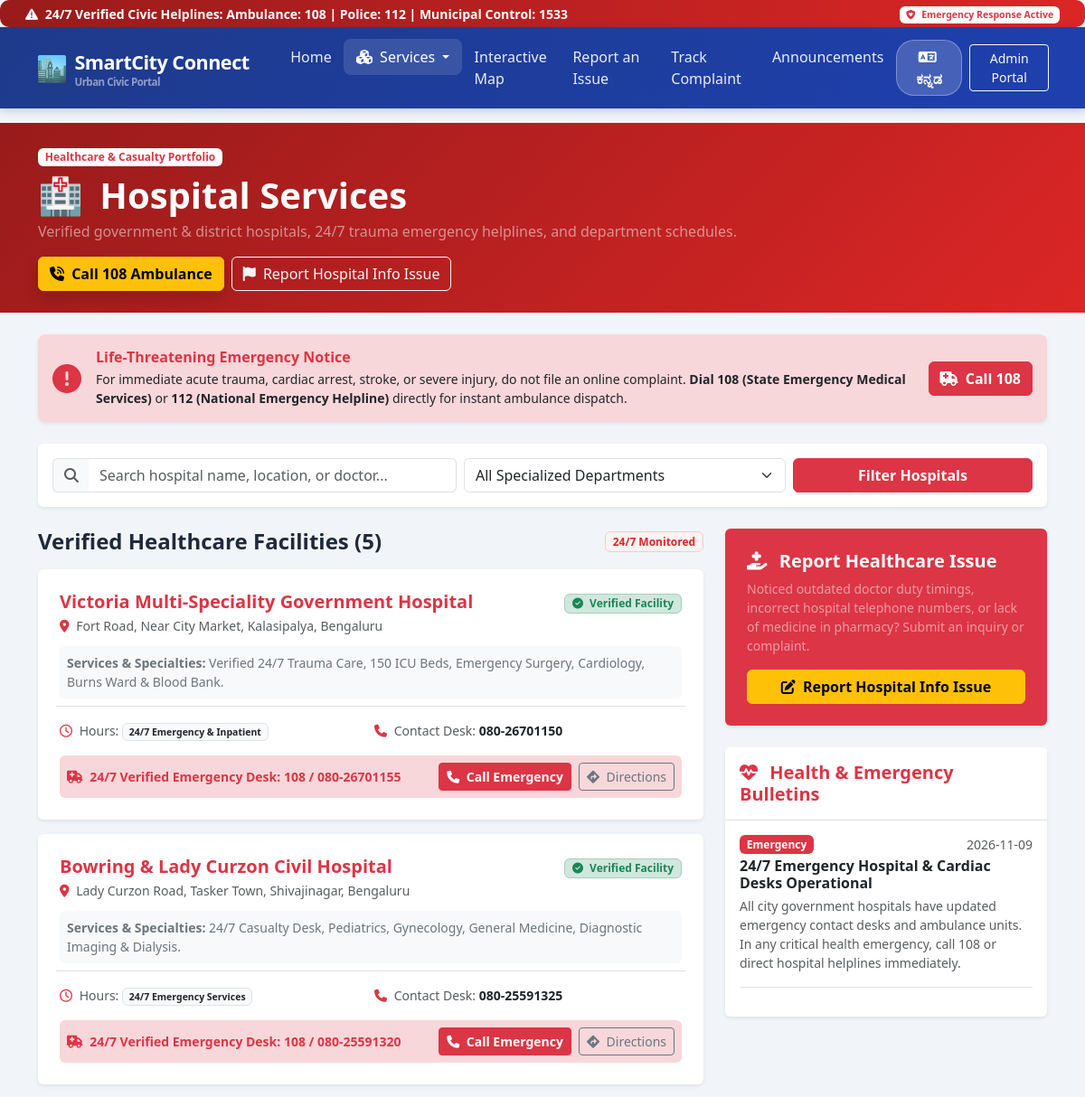
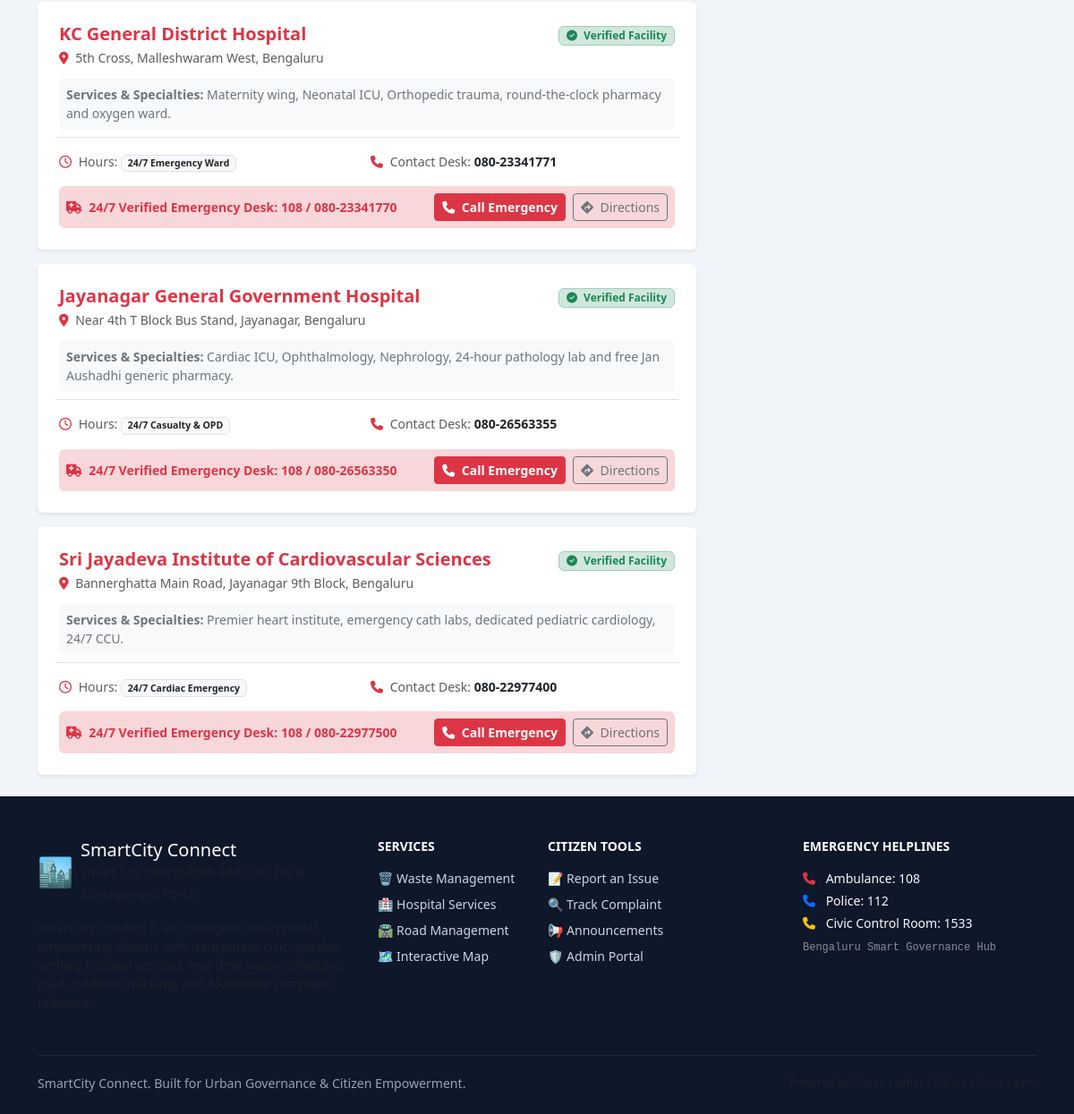
The page /hospitals on the database its author committed (2 pictures, top to bottom).
### tables this page shows
CREATE TABLE facilities (
        id INTEGER PRIMARY KEY AUTOINCREMENT,
        category TEXT NOT NULL, -- 'Waste Management', 'Hospital Services', 'Road Management'
        name TEXT NOT NULL,
        address TEXT NOT NULL,
        contact_number TEXT,
        emergency_contact TEXT,
        operating_hours TEXT,
        status TEXT NOT NULL,
        details TEXT,
        latitude REAL NOT NULL,
        longitude REAL NOT NULL,
        created_at TEXT NOT NULL
    );

CREATE TABLE announcements (
        id INTEGER PRIMARY KEY AUTOINCREMENT,
        title TEXT NOT NULL,
        category TEXT NOT NULL, -- 'Waste Management', 'Hospital Services', 'Road Management', 'General'
        content TEXT NOT NULL,
        priority TEXT NOT NULL, -- 'Normal', 'Important', 'Emergency'
        is_active INTEGER DEFAULT 1,
        created_at TEXT NOT NULL
    );

### app.py (the view)
@app.route('/hospitals')
def hospitals():
    search = request.args.get('search', '').strip()
    department = request.args.get('department', '').strip()
    facilities = models.get_facilities(category='Hospital Services', search=search)
    if department:
        facilities = [f for f in facilities if department.lower() in (f.get('details') or '').lower()]
    announcements = models.get_announcements(category='Hospital Services')
    return render_template('hospitals.html', facilities=facilities, announcements=announcements, search=search, department=department)

### templates/hospitals.html (shortened to what this page needs)
{% extends "base.html" %}
{% block content %}
<div class="py-4 text-white" style="background: linear-gradient(135deg, #991b1b 0%, #dc2626 100%);">
  <div class="container d-flex justify-content-between align-items-center flex-wrap gap-3">
    <div>
      <div class="badge bg-white text-danger fw-bold mb-2">Healthcare & Casualty Portfolio</div>
      <h1 class="fw-bold mb-1"><span class="me-2">🏥</span> <span data-i18n="hospital_services">Hospital Services</span></h1>
      <p class="mb-0 text-white-50">Verified government & district hospitals, 24/7 trauma emergency helplines, and department schedules.</p>
    </div>
    <div class="d-flex gap-2">
      <a href="tel:108" class="btn btn-warning fw-bold fs-6 shadow">
        <i class="fa-solid fa-phone-volume me-1"></i> Call 108 Ambulance
      </a>
      <a href="{{ url_for('report_issue', category='Hospital Services') }}" class="btn btn-outline-light">
        <i class="fa-solid fa-flag me-1"></i> Report Hospital Info Issue
      </a>
    </div>
  </div>
</div>
<div class="container py-4">
  <div class="alert alert-danger shadow-sm border-0 d-flex align-items-center p-3 mb-4 rounded-3" role="alert">
    <i class="fa-solid fa-circle-exclamation fs-2 text-danger me-3"></i>
    <div class="flex-grow-1">
      <h6 class="fw-bold mb-1 text-danger">Life-Threatening Emergency Notice</h6>
      <p class="small mb-0 text-dark">
        For immediate acute trauma, cardiac arrest, stroke, or severe injury, do not file an online complaint. <strong>Dial 108 (State Emergency Medical Services)</strong> or <strong>112 (National Emergency Helpline)</strong> directly for instant ambulance dispatch.
      </p>
    </div>
    <div class="ms-md-3 mt-2 mt-md-0">
      <a href="tel:108" class="btn btn-danger fw-bold text-nowrap"><i class="fa-solid fa-truck-medical me-1"></i> Call 108</a>
    </div>
  </div>
  <div class="card shadow-sm border-0 mb-4 p-3 bg-white">
    <form method="GET" action="{{ url_for('hospitals') }}" class="row g-2 align-items-center">
      <div class="col-md-5">
        <div class="input-group">
          <span class="input-group-text bg-light border-end-0"><i class="fa-solid fa-magnifying-glass text-muted"></i></span>
          <input type="text" name="search" value="{{ search }}" class="form-control border-start-0" placeholder="Search hospital name, location, or doctor...">
        </div>
      </div>
      <div class="col-md-4">
        <select name="department" class="form-select">
          <option value="">All Specialized Departments</option>
        </select>
      </div>
      <div class="col-md-3 d-flex gap-2">
        <button type="submit" class="btn btn-danger flex-grow-1 fw-semibold">Filter Hospitals</button>
      </div>
    </form>
  </div>
  <div class="row g-4">
    <div class="col-lg-8">
      <div class="d-flex justify-content-between align-items-center mb-3">
        <h4 class="fw-bold mb-0">Verified Healthcare Facilities ({{ facilities|length }})</h4>
        <span class="badge badge-hospital">24/7 Monitored</span>
      </div>
      <div class="row g-3">
        {% for fac in facilities %}
        <div class="col-md-12">
          <div class="card shadow-sm border-0 h-100 hover-shadow">
            <div class="card-body p-4">
              <div class="d-flex justify-content-between align-items-start mb-2 flex-wrap gap-2">
                <div>
                  <h5 class="fw-bold text-danger mb-1">{{ fac.name }}</h5>
                  <p class="text-muted small mb-1"><i class="fa-solid fa-location-dot me-1 text-danger"></i> {{ fac.address }}</p>
                </div>
                <div>
                  <span class="badge bg-success-subtle text-success border border-success-subtle px-2 py-1">
                    <i class="fa-solid fa-check-circle me-1"></i> Verified Facility
                  </span>
                </div>
              </div>
              <div class="p-2 mb-3 bg-light rounded small text-secondary">
                <strong>Services & Specialties:</strong> {{ fac.details }}
              </div>
              <div class="row g-2 small border-top pt-2">
                <div class="col-sm-6">
                  <span class="text-muted"><i class="fa-regular fa-clock text-danger me-1"></i> Hours:</span>
                  <span class="badge bg-light text-dark border">{{ fac.operating_hours }}</span>
                </div>
                <div class="col-sm-6">
                  <span class="text-muted"><i class="fa-solid fa-phone text-danger me-1"></i> Contact Desk:</span>
                  <a href="tel:{{ fac.contact_number }}" class="text-decoration-none fw-bold text-dark">{{ fac.contact_number }}</a>
                </div>
              </div>
              <div class="mt-3 p-2 bg-danger-subtle rounded d-flex justify-content-between align-items-center flex-wrap gap-2">
                <div class="small text-danger fw-bold">
                  <i class="fa-solid fa-truck-medical me-1"></i> 24/7 Verified Emergency Desk: {{ fac.emergency_contact }}
                </div>
                <div class="d-flex gap-2">
                  <a href="tel:{{ fac.emergency_contact }}" class="btn btn-sm btn-danger fw-bold">
                    <i class="fa-solid fa-phone me-1"></i> Call Emergency
                  </a>
                  <a href="{{ url_for('map_view') }}?lat={{ fac.latitude }}&lng={{ fac.longitude }}" class="btn btn-sm btn-outline-secondary">
                    <i class="fa-solid fa-directions me-1"></i> Directions
                  </a>
                </div>
              </div>
            </div>
          </div>
        </div>
        {% endfor %}
      </div>
    </div>
    <div class="col-lg-4">
      <div class="card border-0 shadow-sm mb-4 bg-danger text-white">
        <div class="card-body p-4">
          <h5 class="fw-bold mb-2"><i class="fa-solid fa-hand-holding-medical me-2"></i> Report Healthcare Issue</h5>
          <p class="small text-white-50 mb-3">
            Noticed outdated doctor duty timings, incorrect hospital telephone numbers, or lack of medicine in pharmacy? Submit an inquiry or complaint.
          </p>
          <a href="{{ url_for('report_issue', category='Hospital Services') }}" class="btn btn-warning fw-bold w-100">
            <i class="fa-solid fa-pen-to-square me-1"></i> Report Hospital Info Issue
          </a>
        </div>
      </div>
      <div class="card border-0 shadow-sm">
        <div class="card-header bg-white border-bottom py-3">
          <h5 class="fw-bold mb-0 text-danger"><i class="fa-solid fa-heart-pulse me-2"></i> Health & Emergency Bulletins</h5>
        </div>
        <div class="card-body p-3">
          {% for ann in announcements %}
          <div class="border-bottom pb-3 mb-3">
            <div class="d-flex justify-content-between align-items-center mb-1">
              <span class="badge bg-danger">{{ ann.priority }}</span>
              <small class="text-muted">{{ ann.created_at[:10] }}</small>
            </div>
            <h6 class="fw-semibold mb-1">{{ ann.title }}</h6>
            <p class="small text-muted mb-0">{{ ann.content }}</p>
          </div>
          {% else %}
          <p class="text-muted small mb-0">No active health bulletins at this time.</p>
          {% endfor %}
        </div>
      </div>
    </div>
  </div>
</div>
{% endblock %}

### templates/base.html (shortened to what this page needs)
<!DOCTYPE html>
<html lang="en">
<head>
  <link href="https://cdn.jsdelivr.net/npm/bootstrap@5.3.3/dist/css/bootstrap.min.css" rel="stylesheet">
  <link rel="stylesheet" href="https://cdnjs.cloudflare.com/ajax/libs/font-awesome/6.5.1/css/all.min.css">
  <link rel="stylesheet" href="https://unpkg.com/leaflet@1.9.4/dist/leaflet.css" />
  <link rel="stylesheet" href="{{ url_for('static', filename='css/style.css') }}">
</head>
<body>
  <div class="emergency-strip py-1 px-3 d-flex justify-content-between align-items-center">
    <div class="container-fluid d-flex justify-content-between align-items-center small">
      <div>
        <i class="fa-solid fa-triangle-exclamation me-1"></i>
        <span><strong>24/7 Verified Civic Helplines:</strong> Ambulance: <strong>108</strong> | Police: <strong>112</strong> | Municipal Control: <strong>1533</strong></span>
      </div>
      <div>
        <span class="badge bg-white text-danger fw-bold"><i class="fa-solid fa-shield-heart me-1"></i> Emergency Response Active</span>
      </div>
    </div>
  </div>
  <nav class="navbar navbar-expand-lg navbar-dark navbar-custom sticky-top">
    <div class="container-fluid px-lg-4">
      <a class="navbar-brand d-flex align-items-center" href="{{ url_for('index') }}">
        <span class="fs-3 me-2">🏙️</span>
        <div>
          <span class="fw-bold tracking-tight text-white" data-i18n="portal_title">SmartCity Connect</span>
          <div class="small text-white-50 lh-1" style="font-size: 0.72rem;">Urban Civic Portal</div>
        </div>
      </a>
      <div class="collapse navbar-collapse" id="navbarMain">
        <ul class="navbar-nav me-auto mb-2 mb-lg-0 ms-lg-3">
          <li class="nav-item">
            <a class="nav-link {% if request.endpoint == 'index' %}active{% endif %}" href="{{ url_for('index') }}" data-i18n="home">
            </a>
          </li>
          <li class="nav-item dropdown">
            <a class="nav-link dropdown-toggle {% if request.endpoint in ['services', 'waste', 'hospitals', 'roads'] %}active{% endif %}" href="#" role="button" data-bs-toggle="dropdown">
              <i class="fa-solid fa-cubes me-1"></i> <span data-i18n="services">Services</span>
            </a>
          </li>
          <li class="nav-item">
            <a class="nav-link {% if request.endpoint == 'map_view' %}active{% endif %}" href="{{ url_for('map_view') }}" data-i18n="city_map">
            </a>
          </li>
          <li class="nav-item">
            <a class="nav-link {% if request.endpoint == 'report_issue' %}active{% endif %}" href="{{ url_for('report_issue') }}" data-i18n="report_issue">
            </a>
          </li>
          <li class="nav-item">
            <a class="nav-link {% if request.endpoint == 'track_issue' %}active{% endif %}" href="{{ url_for('track_issue') }}" data-i18n="track_complaint">
            </a>
          </li>
          <li class="nav-item">
            <a class="nav-link {% if request.endpoint == 'announcements' %}active{% endif %}" href="{{ url_for('announcements') }}" data-i18n="announcements">
            </a>
          </li>
        </ul>
        <div class="d-flex align-items-center gap-2">
          <button id="lang-toggle-btn" class="btn btn-lang-toggle" onclick="toggleLanguage()">
          </button>
          {% if session.get('admin_logged_in') %}
            <a href="{{ url_for('admin_dashboard') }}" class="btn btn-warning btn-sm fw-bold">
              <i class="fa-solid fa-gauge me-1"></i> Admin Dashboard
            </a>
            <a href="{{ url_for('admin_logout') }}" class="btn btn-outline-light btn-sm">
              <i class="fa-solid fa-right-from-bracket"></i>
            </a>
          {% else %}
            <a href="{{ url_for('admin_login') }}" class="btn btn-outline-light btn-sm" data-i18n="admin_login">
            </a>
          {% endif %}
        </div>
      </div>
    </div>
  </nav>
  <main class="flex-grow-1">
    {% block content %}{% endblock %}
  </main>
  <footer>
    <div class="container">
      <div class="row g-4">
        <div class="col-lg-4 col-md-6">
          <div class="d-flex align-items-center mb-3">
            <span class="fs-2 me-2">🏙️</span>
            <div>
              <h5 class="text-white mb-0" data-i18n="portal_title">SmartCity Connect</h5>
              <small class="text-muted" data-i18n="portal_subtitle">Smart City Information & Civic Issue Portal</small>
            </div>
          </div>
          <p class="text-muted small">
          </p>
        </div>
        <div class="col-lg-2 col-md-6 col-6">
          <h6 class="text-white text-uppercase fw-bold mb-3 small" data-i18n="services">Three Core Services</h6>
          <ul class="list-unstyled small">
            <li class="mb-2"><a href="{{ url_for('waste') }}">🗑️ <span data-i18n="waste_mgmt">Waste Management</span></a></li>
            <li class="mb-2"><a href="{{ url_for('hospitals') }}">🏥 <span data-i18n="hospital_services">Hospital Services</span></a></li>
            <li class="mb-2"><a href="{{ url_for('roads') }}">🛣️ <span data-i18n="road_mgmt">Road Management</span></a></li>
            <li class="mb-2"><a href="{{ url_for('map_view') }}">🗺️ <span data-i18n="city_map">Interactive Map</span></a></li>
          </ul>
        </div>
        <div class="col-lg-3 col-md-6 col-6">
          <h6 class="text-white text-uppercase fw-bold mb-3 small">Citizen Tools</h6>
          <ul class="list-unstyled small">
            <li class="mb-2"><a href="{{ url_for('report_issue') }}">📝 <span data-i18n="report_issue">Report an Issue</span></a></li>
            <li class="mb-2"><a href="{{ url_for('track_issue') }}">🔍 <span data-i18n="track_complaint">Track Complaint</span></a></li>
            <li class="mb-2"><a href="{{ url_for('announcements') }}">📢 <span data-i18n="announcements">Announcements</span></a></li>
            <li class="mb-2"><a href="{{ url_for('admin_login') }}">🛡️ <span data-i18n="admin_login">Admin Portal</span></a></li>
          </ul>
        </div>
        <div class="col-lg-3 col-md-6">
          <h6 class="text-white text-uppercase fw-bold mb-3 small" data-i18n="emergency_title">Emergency Helplines</h6>
          <div class="small text-muted">
            <div class="mb-1 text-light"><i class="fa-solid fa-phone text-danger me-2"></i> <span data-i18n="emergency_ambulance">Ambulance: 108</span></div>
            <div class="mb-1 text-light"><i class="fa-solid fa-phone text-primary me-2"></i> <span data-i18n="emergency_police">Police: 112</span></div>
            <div class="mb-1 text-light"><i class="fa-solid fa-phone text-warning me-2"></i> <span data-i18n="emergency_civic">Civic Control Room: 1533</span></div>
            <div class="mt-2 text-white-50 font-monospace" style="font-size: 0.75rem;">Bengaluru Smart Governance Hub</div>
          </div>
        </div>
      </div>
      <div class="footer-bottom d-flex flex-wrap justify-content-between align-items-center">
        <div data-i18n="copyright">
        </div>
        <div class="text-muted small">
        </div>
      </div>
    </div>
  </footer>
</body>
</html>

### rows shown on the page
facilities: name "Victoria Multi-Speciality Government Hospital", address "Fort Road, Near City Market, Kalasipalya, Bengaluru", details "Verified 24/7 Trauma Care, 150 ICU Beds, Emergency Surgery, Cardiology, Burns Ward & Blood Bank.", operating_hours "24/7 Emergency & Inpatient", contact_number "080-26701150", emergency_contact "108 / 080-26701155"
facilities: name "Bowring & Lady Curzon Civil Hospital", address "Lady Curzon Road, Tasker Town, Shivajinagar, Bengaluru", details "24/7 Casualty Desk, Pediatrics, Gynecology, General Medicine, Diagnostic Imaging & Dialysis.", operating_hours "24/7 Emergency Services", contact_number "080-25591325", emergency_contact "108 / 080-25591320"
facilities: name "KC General District Hospital", address "5th Cross, Malleshwaram West, Bengaluru", details "Maternity wing, Neonatal ICU, Orthopedic trauma, round-the-clock pharmacy and oxygen ward.", operating_hours "24/7 Emergency Ward", contact_number "080-23341771", emergency_contact "108 / 080-23341770"
facilities: name "Jayanagar General Government Hospital", address "Near 4th T Block Bus Stand, Jayanagar, Bengaluru", details "Cardiac ICU, Ophthalmology, Nephrology, 24-hour pathology lab and free Jan Aushadhi generic pharmacy.", operating_hours "24/7 Casualty & OPD", contact_number "080-26563355", emergency_contact "108 / 080-26563350"
facilities: name "Sri Jayadeva Institute of Cardiovascular Sciences", address "Bannerghatta Main Road, Jayanagar 9th Block, Bengaluru", details "Premier heart institute, emergency cath labs, dedicated pediatric cardiology, 24/7 CCU.", operating_hours "24/7 Cardiac Emergency", contact_number "080-22977400", emergency_contact "108 / 080-22977500"
announcements: priority "Emergency", created_at "2026-11-09", title "24/7 Emergency Hospital & Cardiac Desks Operational", content "All city government hospitals have updated emergency contact desks and ambulance units. In any critical health emergency, call 108 or direct hospital helplines immediately."

### other values the page prints
{{ facilities|length }} "5"
